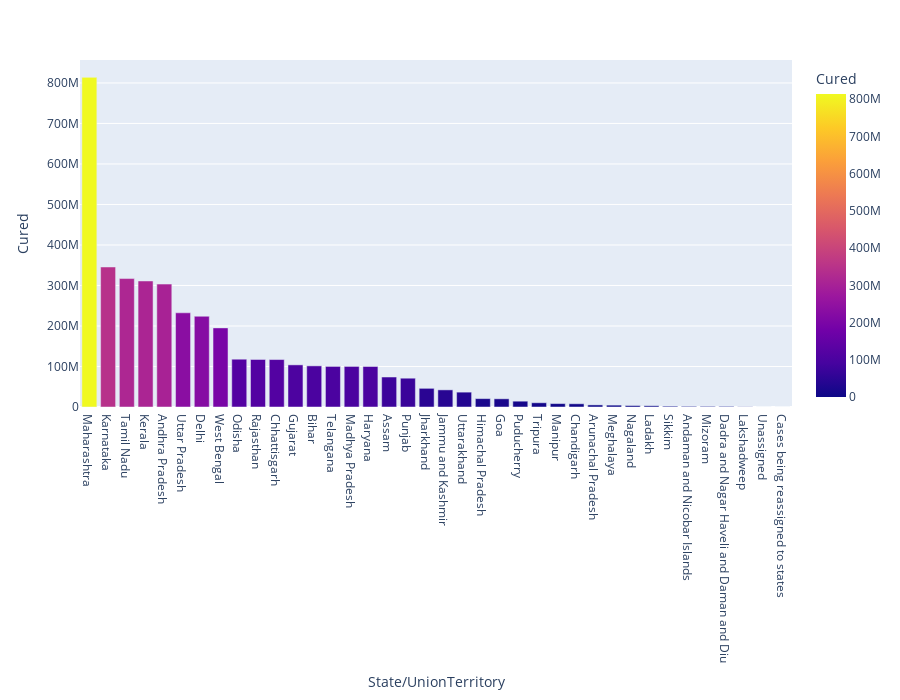

This figure's notebook cell:
### Markdown cell above
### Above is the top 10 Cured cases of covid 19 in india(2020-2021)

### Code cell
px.bar(x='State/UnionTerritory',y='Cured',data_frame=top_curedcases,color='Cured',height=700)

### Figure 1 — Plotly figure (JSON) as saved in the notebook; plotly's stock layout.template omitted (floating-point values rounded to 4 significant figures)
{"data": [{"alignmentgroup": "True", "hovertemplate": "State/UnionTerritory=%{x}<br>Cured=%{marker.color}<extra></extra>", "legendgroup": "", "marker": {"color": [813788907, 345648926, 317067499, 311127643, 303427899, 232529439, 224062704, 195296839, 117984789, 117312772, 117163544, 103995131, 101533848, 100211245, 100169697, 100010131, 74011348, 71108712, 46083978, 42295048, 36684388, 20682770, 20224042, 14376916, 10479169, 8420223, 7980284, 5150519, 4606548, 3628619, 3059045, 1983899, 1589935, 1534630, 1491338, 471712, 0, 0], "coloraxis": "coloraxis", "pattern": {"shape": ""}}, "name": "", "offsetgroup": "", "orientation": "v", "showlegend": false, "textposition": "auto", "type": "bar", "x": ["Maharashtra", "Karnataka", "Tamil Nadu", "Kerala", "Andhra Pradesh", "Uttar Pradesh", "Delhi", "West Bengal", "Odisha", "Rajasthan", "Chhattisgarh", "Gujarat", "Bihar", "Telangana", "Madhya Pradesh", "Haryana", "Assam", "Punjab", "Jharkhand", "Jammu and Kashmir", "Uttarakhand", "Himachal Pradesh", "Goa", "Puducherry", "Tripura", "Manipur", "Chandigarh", "Arunachal Pradesh", "Meghalaya", "Nagaland", "Ladakh", "Sikkim", "Andaman and Nicobar Islands", "Mizoram", "Dadra and Nagar Haveli and Daman and Diu", "Lakshadweep", "Unassigned", "Cases being reassigned to states"], "xaxis": "x", "y": [813788907, 345648926, 317067499, 311127643, 303427899, 232529439, 224062704, 195296839, 117984789, 117312772, 117163544, 103995131, 101533848, 100211245, 100169697, 100010131, 74011348, 71108712, 46083978, 42295048, 36684388, 20682770, 20224042, 14376916, 10479169, 8420223, 7980284, 5150519, 4606548, 3628619, 3059045, 1983899, 1589935, 1534630, 1491338, 471712, 0, 0], "yaxis": "y"}], "layout": {"barmode": "relative", "coloraxis": {"colorbar": {"title": {"text": "Cured"}}, "colorscale": [[0, "#0d0887"], [0.1111, "#46039f"], [0.2222, "#7201a8"], [0.3333, "#9c179e"], [0.4444, "#bd3786"], [0.5556, "#d8576b"], [0.6667, "#ed7953"], [0.7778, "#fb9f3a"], [0.8889, "#fdca26"], [1, "#f0f921"]]}, "height": 700, "legend": {"tracegroupgap": 0}, "margin": {"t": 60}, "xaxis": {"anchor": "y", "domain": [0, 1], "title": {"text": "State/UnionTerritory"}}, "yaxis": {"anchor": "x", "domain": [0, 1], "title": {"text": "Cured"}}}}
